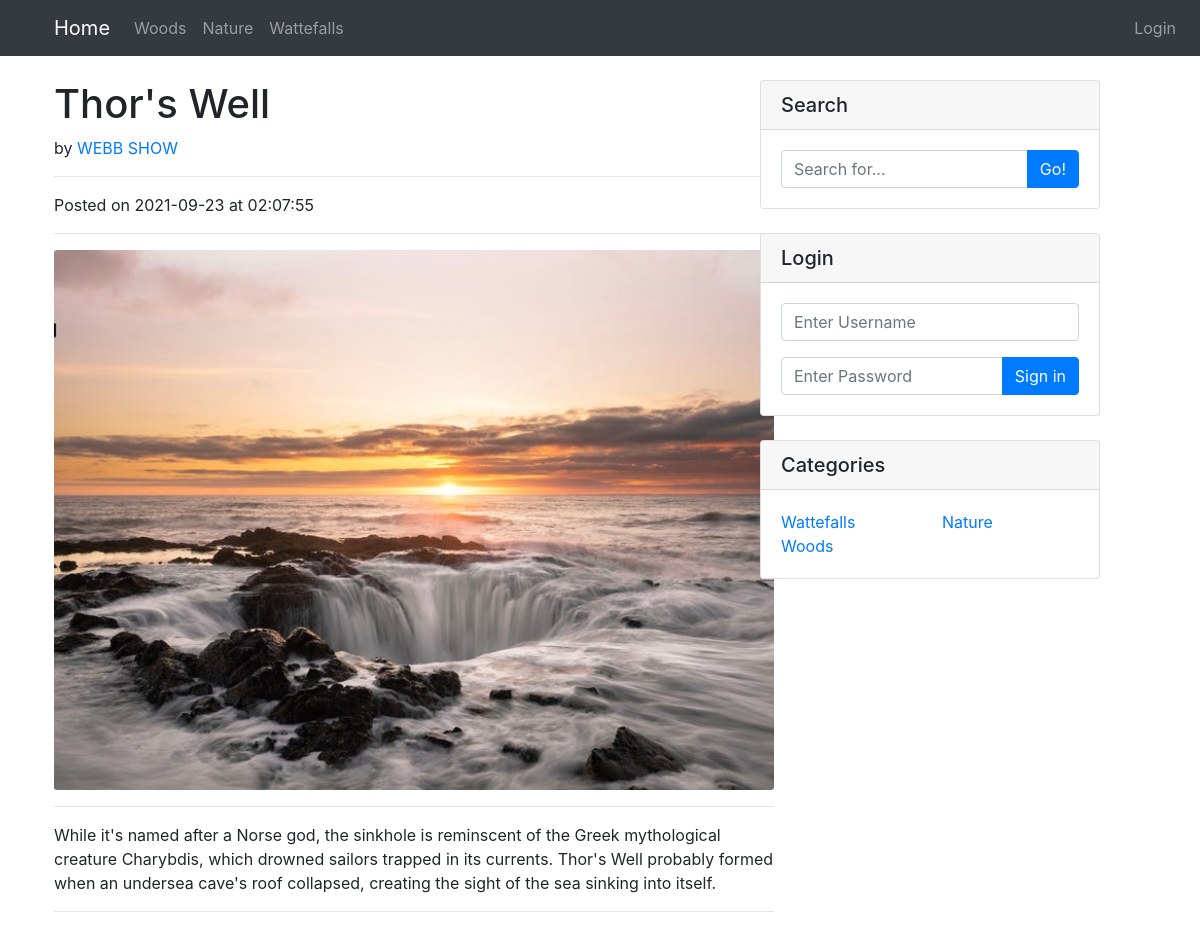
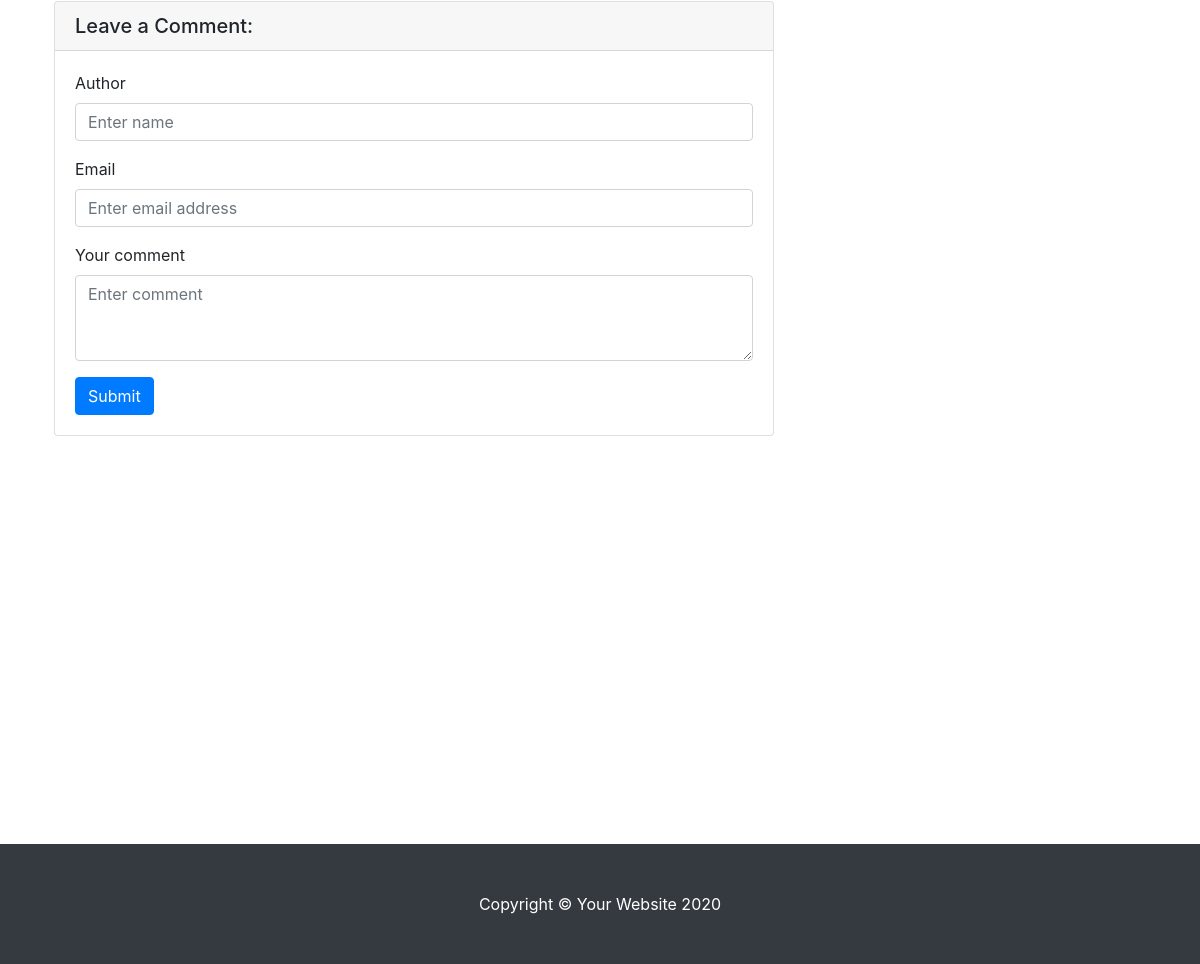
/post.php?post_id=2, run on the app's committed database (2 pictures, top to bottom).
### tables this page shows
CREATE TABLE `categories` (
  `category_id` int NOT NULL AUTO_INCREMENT,
  `category` varchar(255) NOT NULL,
  PRIMARY KEY (`category_id`)
);

CREATE TABLE `posts` (
  `post_id` int NOT NULL AUTO_INCREMENT,
  `post_author` varchar(255) NOT NULL,
  `post_title` varchar(255) NOT NULL,
  `post_category_id` int NOT NULL,
  `post_content` text NOT NULL,
  `post_image` text NOT NULL,
  `post_comments` int NOT NULL DEFAULT '0',
  `post_status` varchar(255) NOT NULL DEFAULT 'Draft',
  `post_date` datetime NOT NULL DEFAULT CURRENT_TIMESTAMP,
  PRIMARY KEY (`post_id`),
  KEY `post_category_id` (`post_category_id`),
  CONSTRAINT `posts_fk_1` FOREIGN KEY (`post_category_id`) REFERENCES `categories` (`category_id`) ON DELETE CASCADE ON UPDATE CASCADE
);

### includes/functions.php (called while the page is built, shortened)
<?php
$connection = mysqli_connect('localhost', 'root', 'mohamed', 'cms_db');
function selectData($table, $clause) {
    global $connection;
    $query = "SELECT * FROM $table $clause";
    $selectData = mysqli_query($connection, $query);
}

### post.php (the view, shortened to what this page needs)
<?php include 'includes\functions.php' ?>
<?php include 'includes\header.php' ?>
</head>
<body>
  <?php include 'includes\navigation.php' ?>
  <div class="container">
    <div class="row">
      <div class="col-lg-8">
        <?php
        if (isset($_GET['post_id'])) {
          $post_id = $_GET['post_id'];
          $clause = "WHERE post_id = $post_id ORDER BY post_id DESC";
          selectData('posts', $clause);
          while ($row = mysqli_fetch_assoc($selectData)) {
            $post_title = $row['post_title'];
            $post_author = $row['post_author'];
            $post_date = $row['post_date'];
            $post_content = $row['post_content'];
            $post_image = $row['post_image'];
          }
        }
        ?>
        <h1 class="mt-4"><?php echo $post_title ?></h1>
        <p>
          by
          <a href="#"><?php echo $post_author ?></a>
        </p>
        <hr>
        <p>
          Posted on <?php echo substr($post_date, 0, 11) ?>
          at <?php echo substr($post_date, 10, 9) ?>
        </p>
        <hr>
        <a href=<?php echo "./images/$post_image" ?>><img class="card-img-top rounded-sm" src=<?php echo "./images/$post_image" ?> alt=""></a>
        <hr>
        <p><?php echo $post_content ?></p>
        <hr>
        <?php include 'includes/comments.php' ?>
      </div>
      <?php include 'includes/sidebar.php' ?>
    </div>
  </div>
<?php include 'includes/footer.php' ?>

### includes/navigation.php (shortened to what this page needs)
<nav class="navbar navbar-expand-lg navbar-dark bg-dark fixed-top">
  <div class="container">
    <a class="navbar-brand" href="./index.php">Home</a>
    <div class="collapse navbar-collapse" id="navbarResponsive">
      <div>
        <ul class="navbar-nav ml-auto">
          <?php
          $clause='ORDER BY category_id DESC';
          selectData('categories', $clause);
          while( $row = mysqli_fetch_assoc($selectData)) {
            $category = $row['category'];
            $category_id = $row['category_id'];
            echo "<li class='nav-item'>
              <a class='nav-link' href='index.php?id=$category_id'>$category
              <span class='sr-only'>(current)</span></a>
            </li>";
          }
          ?>
        </ul>
      </div>
      <div>
        <ul class="navbar-nav" style="position: absolute;right: 16px;top: 8px;">
          <?php if(!isset($_SESSION['user_role_id'])){ ?>
            <li class="nav-item">
              <a class="nav-link" href="includes/login.php">Login</a>
            </li>
          <?php } ?>
        </ul>
      </div>
    </div>
  </div>
</nav>

### includes/sidebar.php
<div class="col-md-4 position-fixed" style="right:88px; max-width: 30.333333%;">
  <div class="card my-4 ">
    <h5 class="card-header">Search</h5>
    <div class="card-body">
      <form action="../search.php" method="post">
      <div class="input-group">
        <input name="search" type="text"  class="form-control" placeholder="Search for...">
        <span class="input-group-append">
          <button name="submit" class="btn btn-primary" type="submit">Go!</button>
        </span>
      </div>
      </form>
    </div>
  </div>
  <?php
  $clause = "LIMIT 6";
  selectData('categories', $clause);
  ?>
  <?php
  if(isset($_SESSION['user_role_id'])){
  } else {
  ?>
  <div class="card my-4">
    <h5 class="card-header">Login</h5>
    <div class="card-body">
    <form action="includes/login.php" method="post">
      <div class="form-group">
        <input name="username" type="text"  class="form-control" placeholder="Enter Username">
      </div>
      <div class="input-group">
        <input name="user_password" type="password"  class="form-control" placeholder="Enter Password">
        <span class="input-group-append">
          <button name="index_login" class="btn btn-primary" type="submit">Sign in</button>
        </span>
      </div>
      </form>
    </div>
  </div>
  <?php } ?>
  <div class="card my-4">
    <h5 class="card-header">Categories</h5>
    <div class="card-body">
      <div class="row">
        <div class="col-lg-6">
          <ul class="list-unstyled mb-0">
            <?php while( $row = mysqli_fetch_assoc($selectData) ) {
              $category = $row['category'];
              $category_id = $row['category_id'];
              echo "<li><a href='index.php?id=$category_id'>$category</a></li>";
            ?>
          </ul>
        </div>
        <div class="col-lg-6">
          <ul class="list-unstyled mb-0">
            <?php }  ?>
          </ul>
        </div>
      </div>
    </div>
  </div>
</div>

### css/blog-home.css (style rules this page uses)
body { padding-top: 56px; }

### data on the page
categories: category "Woods"
categories: category "Nature"
categories: category "Wattefalls"
posts: post_title "Thor's Well", post_author "WEBB SHOW", post_date "2021-09-23", post_date "02:07:55", post_image (picture), post_content "While it's named after a Norse god, the sinkhole is reminscent of the Greek mythological creature Charybdis, which drowned sailors trapped in its currents. Thor's Well probably formed when an undersea cave's roof collapsed, creating the sight of the sea sinking into itself."
